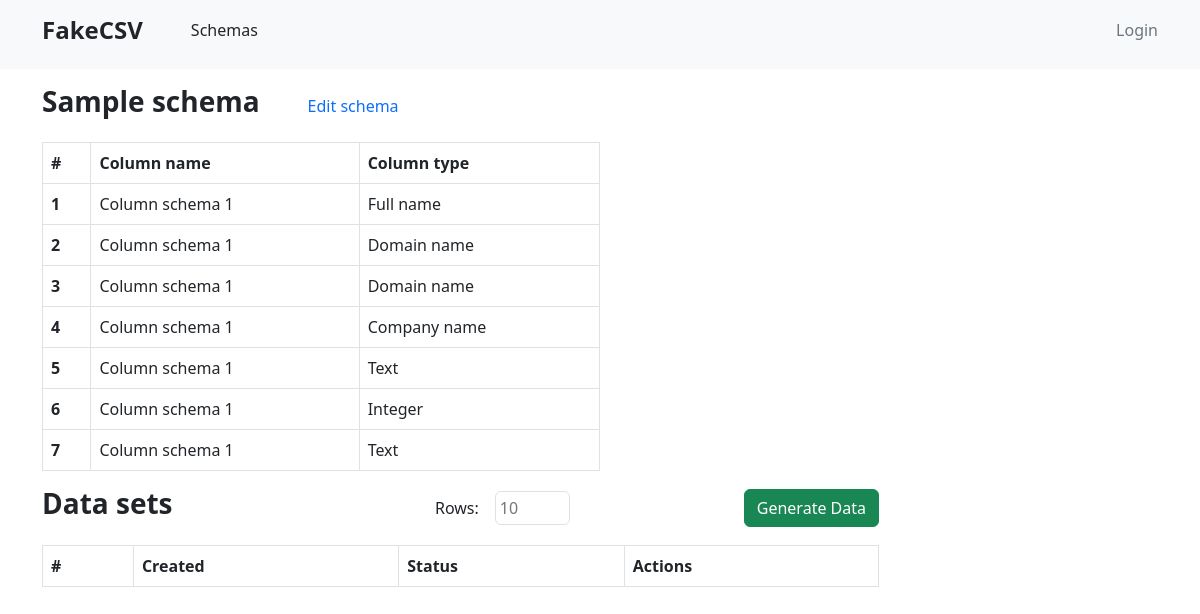
/data_schemas/data_sets/147, run on the app's committed database.
### data_schemas/models.py (models this page shows, shortened)
class SchemaColumn(models.Model):
    column_name = models.CharField(max_length=250)
    order = models.IntegerField()
    data_type = models.ForeignKey(DataType, on_delete=models.CASCADE)
    schema = models.ForeignKey(Schema, on_delete=models.CASCADE)
    created_at = models.DateField(auto_now_add=datetime.datetime.now())
    updated_at = models.DateField(auto_now_add=datetime.datetime.now())

class DataType(models.Model):
    column_type = models.CharField(max_length=50)

### data_schemas/views.py (the view)
# urls.py: path('data_sets/<int:pk>', data_sets, name='data_sets'),
def data_sets(request: HttpRequest, pk: int) -> HttpResponse:
    schema = Schema.objects.filter(id=pk).first()
    schema_columns = SchemaColumn.objects.filter(schema=schema).all()
    return render(request, "data_schemas/data_sets.html", {
                                                           "schema": schema,
                                                           "schema_columns": schema_columns
                                                           })

### data_schemas/templates/data_schemas/data_sets.html (shortened to what this page needs)
{% extends "base.html" %}
{% block content %}
    <div class="mt-3 w-50">
        <div class="d-flex flex-row align-items-center">
            <p class="h3 text-dark fw-semibold me-5">Sample schema</p>
            <a href="{% url 'edit_schema' schema.pk %}" class="text-decoration-none text-primary">Edit schema</a>
        </div>
        <div>
            <table class="table border border-muted my-3">
                <thead>
                    <tr>
                      <th scope="col" class="border border-right-muted">#</th>
                      <th scope="col" class="border border-right-muted">Column name</th>
                      <th scope="col" class="border border-right-muted">Column type</th>
                    </tr>
                  </thead>
                <tbody>
                    {% for column in schema_columns %}
                        <tr>
                          <th scope="row">{{ forloop.counter }}</th>
                              <td class="border border-right-muted">{{ column.column_name }}</td>
                              <td class="border border-right-muted">{{ column.data_type.column_type }}</td>
                        </tr>
                    {% endfor %}
                </tbody>
            </table>
        </div>
    </div>
    <div class="mt-3 w-75">
        <div class="d-flex flex-row justify-content-between">
            <div>
                <p class="h3 text-dark fw-semibold">Data sets</p>
            </div>
            <div class="d-flex flex-row justify-content-end align-items-center">
                <div class="d-flex flex-row align-items-center me-2">
                    <label class="me-3">Rows:</label>
                    <input type="number" name="rows_amount" id="rows_amount" class="border border-muted rounded p-1 w-25" placeholder="10" required/>
                </div>
                <button onclick="generateData(event, {{schema.pk}}, '{{ schema.column_separator }}', '{{ schema.string_character }}')" class="btn btn-success">Generate Data</button>
            </div>
        </div>
        <div>
            <table class="table border border-muted my-3">
                    <thead>
                        <tr>
                            <th scope="col" class="border border-right-muted">#</th>
                            <th scope="col" class="border border-right-muted">Created</th>
                            <th scope="col" class="border border-right-muted">Status</th>
                            <th scope="col" class="border border-right-muted">Actions</th>
                        </tr>
                    </thead>
                </table>
        </div>
    </div>
{% endblock %}

### data on the page
SchemaColumn: column_name "Column schema 1", data_type.column_type "Full name"
SchemaColumn: column_name "Column schema 1", data_type.column_type "Domain name"
SchemaColumn: column_name "Column schema 1", data_type.column_type "Domain name"
SchemaColumn: column_name "Column schema 1", data_type.column_type "Company name"
SchemaColumn: column_name "Column schema 1", data_type.column_type "Text"
SchemaColumn: column_name "Column schema 1", data_type.column_type "Integer"
SchemaColumn: column_name "Column schema 1", data_type.column_type "Text"
